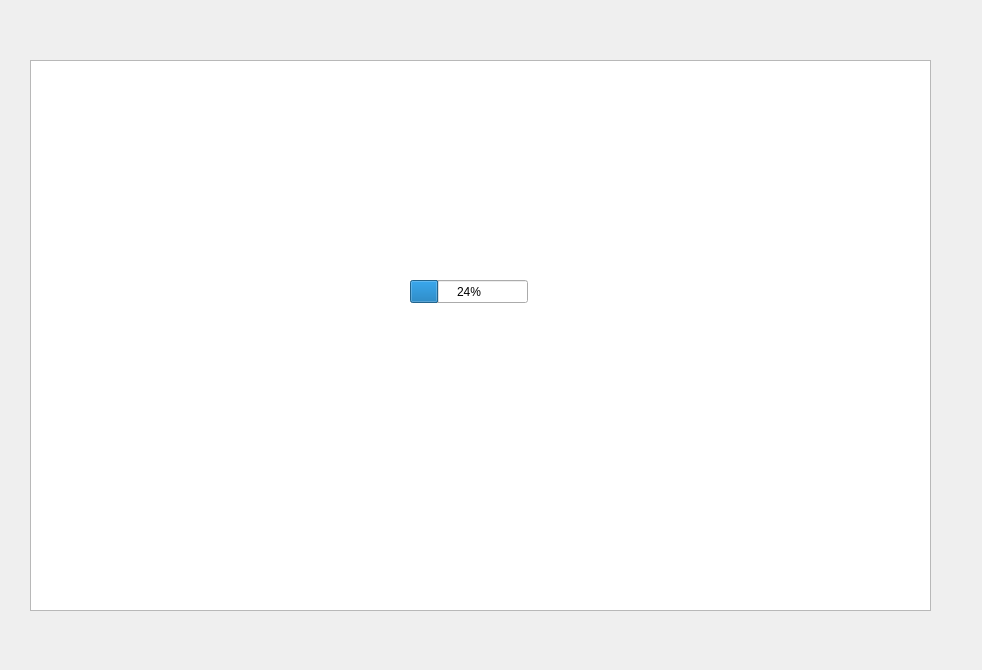
<?xml version="1.0" encoding="UTF-8"?>
<ui version="4.0">
 <class>TRCInspector</class>
 <widget class="QWidget" name="TRCInspector">
  <property name="geometry">
   <rect>
    <x>0</x>
    <y>0</y>
    <width>982</width>
    <height>670</height>
   </rect>
  </property>
  <property name="windowTitle">
   <string>Form</string>
  </property>
  <widget class="FrameTreeView" name="treeView">
   <property name="geometry">
    <rect>
     <x>30</x>
     <y>60</y>
     <width>901</width>
     <height>551</height>
    </rect>
   </property>
   <property name="minimumSize">
    <size>
     <width>711</width>
     <height>0</height>
    </size>
   </property>
  </widget>
  <widget class="QProgressBar" name="progressBar">
   <property name="geometry">
    <rect>
     <x>410</x>
     <y>280</y>
     <width>118</width>
     <height>23</height>
    </rect>
   </property>
   <property name="value">
    <number>24</number>
   </property>
  </widget>
 </widget>
 <customwidgets>
  <customwidget>
   <class>FrameTreeView</class>
   <extends>QTreeView</extends>
   <header>frametreeview.h</header>
  </customwidget>
 </customwidgets>
 <resources/>
 <connections/>
</ui>
